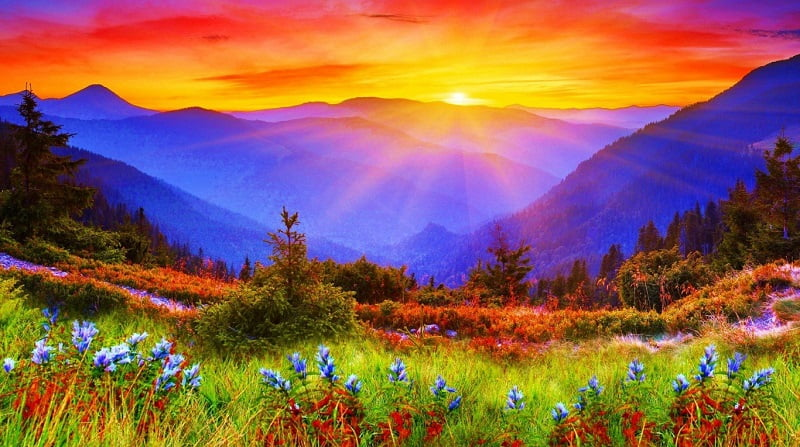
#> input picture Image-Processing-PY-5-term/Lab 1/task1/first_img.jpg, 800 x 447 px
$ python main.py   (older library calls are emulated)
#> lines starting #> are read from the running program, lines starting #| are printed output that depends on the picture; long printed decimals are rounded
### Image-Processing-PY-5-term/Lab 1/task1/metrics.py
import numpy
import math


def immse(fi_image: numpy.ndarray, se_image: numpy.ndarray) -> float:
    return ((fi_image - se_image) ** 2).mean()


def psnr(fi_image: numpy.ndarray, se_image: numpy.ndarray) -> float:
    mse = immse(fi_image, se_image)
    if mse == 0:
        return 100.0
    return 10 * math.log((255.0 * 255.0 / mse), 10)


def ssim(fi_image: numpy.ndarray, se_image: numpy.ndarray) -> float:
    fi_image.flatten()
    se_image.flatten()
    intensity_fi = fi_image.mean()  # Математическое ожидание (среднее арифметическое)
    intensity_se = se_image.mean()  # Математическое ожидание (среднее арифметическое)
    contrast_fi = fi_image.var()  # Среднеквадратическое отклонение (дисперсия)
    contrast_fi = contrast_fi ** 0.5
    contrast_se = se_image.var()  # Среднеквадратическое отклонение (дисперсия)
    contrast_se = contrast_se ** 0.5
    const_fi = 0.0003
    const_se = 0.0005
    koef_l = (2 * intensity_fi * intensity_se + const_fi) / \
        (intensity_fi ** 2 + intensity_se ** 2 + const_fi)
    if fi_image.shape == 2:
        covariance = numpy.cov(fi_image, se_image)  # Ковариация двух случайных величин
        koef_c = (2 * covariance + const_se) / \
            (contrast_fi ** 2 + contrast_se ** 2 + const_se)
        return (koef_l/koef_c).mean()
    koef_c = (2 * contrast_se * contrast_fi + const_se) / \
        (contrast_fi ** 2 + contrast_se ** 2 + const_se)
    return koef_l * koef_c

### Image-Processing-PY-5-term/Lab 1/task1/main.py
import cv2
import warnings
from skimage.util import random_noise
from skimage.metrics import structural_similarity
from task1.metrics import *

warnings.filterwarnings("ignore", category=UserWarning)

image_first = cv2.imread("first_img.jpg")
#> image_first is the input picture: shape (447, 800, 3); mean B, G, R 83.9, 97, 144
cv2.imwrite('sourceimage.jpg', image_first)

image_second = cv2.cvtColor(image_first, cv2.COLOR_BGR2GRAY)
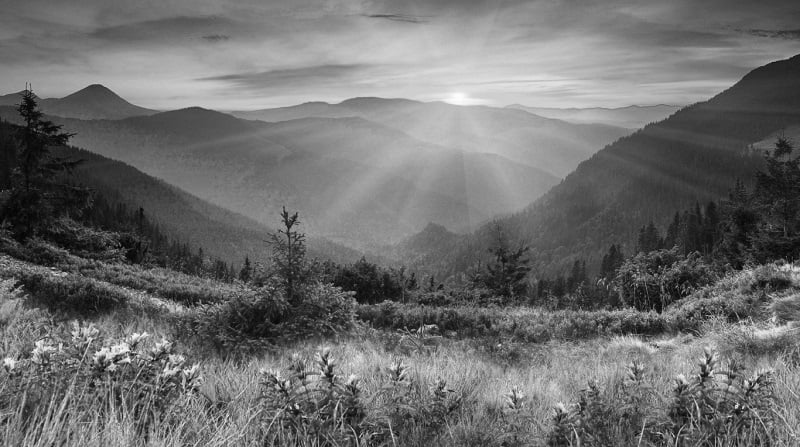
#> image_second: shape (447, 800); min 2, max 254, mean 109.6
cv2.imshow('Gray image', image_second)

noise_img_fi = random_noise(image_first, mode='s&p', amount=0.1)  # Добавление шума
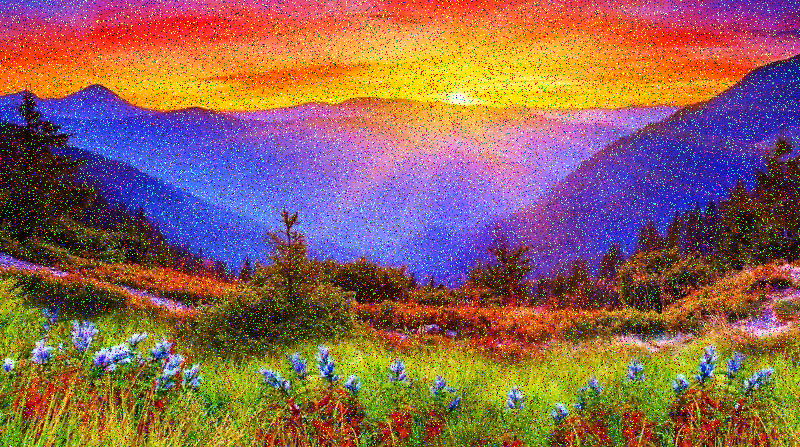
#> noise_img_fi: shape (447, 800, 3) float64; mean B, G, R 0.346, 0.392, 0.558
cv2.imshow('noised source image', noise_img_fi)

noise_img_se = random_noise(image_second, mode='s&p', amount=0.1)  # Добавление шума
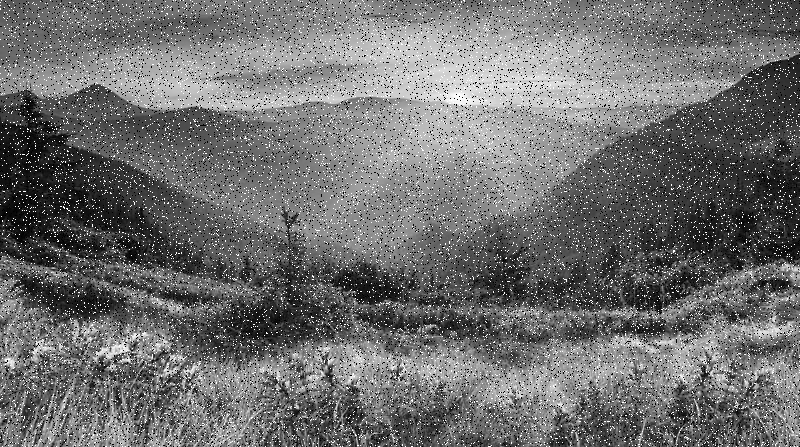
#> noise_img_se: shape (447, 800) float64; min 0, max 1, mean 0.437
cv2.imshow('noised gray  image', noise_img_se)
cv2.waitKey(0)

print("IMMSE одинаковых ", end="\n")
print(immse(image_first, image_first), end="\n")
#| 0.0

print("PSNR одинаковых ", end="\n")
print(psnr(image_first, image_first), end="\n")
#> in psnr, `mse = immse(fi_image, se_image)`: mse = 0
#| 100.0

print("SSIM одинаковых ", end="\n")
print(ssim(image_first, image_first), end="\n")
#> in ssim, `intensity_fi = fi_image.mean()`: intensity_fi = 108.3
#> in ssim, `contrast_fi = fi_image.var()`: contrast_fi = 5771.7
#> in ssim, `contrast_fi = contrast_fi ** 0.5`: contrast_fi = 75.97
#> in ssim, `contrast_se = se_image.var()`: contrast_se = 5771.7
#> in ssim, `contrast_se = contrast_se ** 0.5`: contrast_se = 75.97
#> in ssim, `koef_l = (2 * intensity_fi * intensity_se + const_fi) / \ (intensity_f..`: koef_l = 1
#| 1.0

print("IMMSE цветного ", end="\n")
print(immse(image_first, noise_img_fi), end="\n")
#| 17369.416

print("IMMSE серого ", end="\n")
print(immse(image_second, noise_img_se), end="\n")
#| 14326.257

print("PSNR цветного ", end="\n")
print(psnr(image_first, noise_img_fi), end="\n")
#| 5.733

print("PSNR серого: ", end="\n")
print(psnr(image_second, noise_img_se), end="\n")
#| 6.569

print("SSIM цветных: ", end="\n")
print("Мой SSIM: ", end="\n")
print('{:.10f}'.format(ssim(image_first, noise_img_fi)), end="\n")
#| 6.819e-05

print("structural_similarity: ", end="\n")
#> (the run stopped early here; a loop or call above may not have finished)
